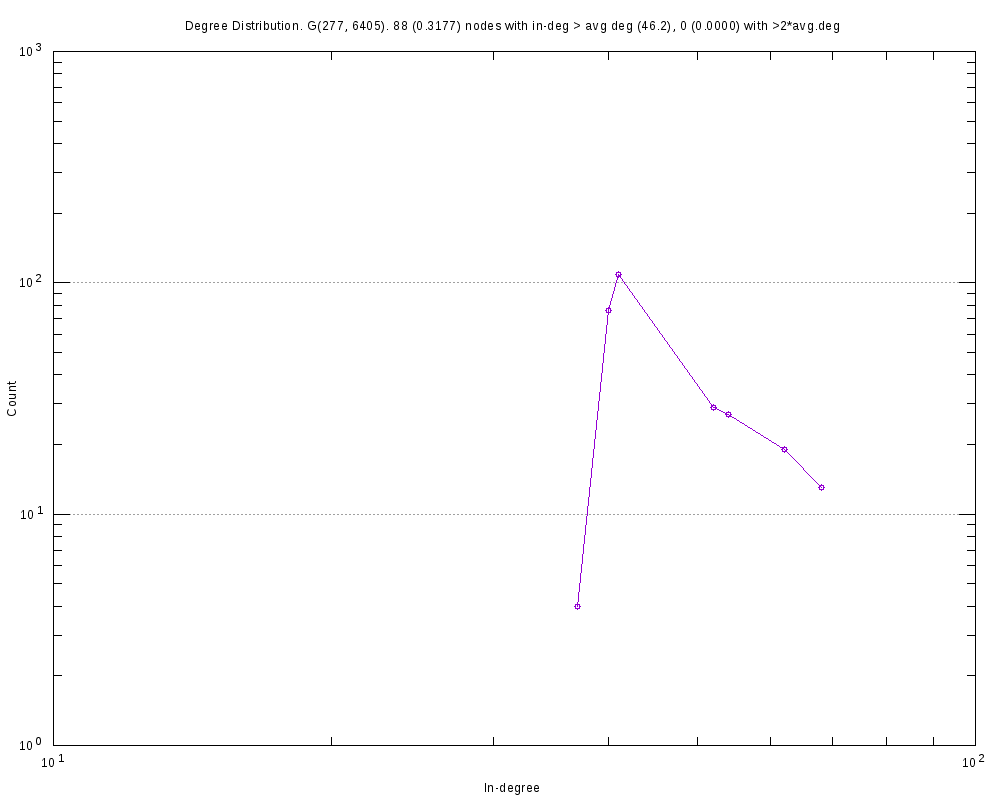

Generate this figure with gnuplot:
#
# Degree Distribution. G(277, 6405). 88 (0.3177) nodes with in-deg > avg deg (46.2), 0 (0.0000) with >2*avg.deg (Sat Apr 29 17:53:10 2017)
#

set title "Degree Distribution. G(277, 6405). 88 (0.3177) nodes with in-deg > avg deg (46.2), 0 (0.0000) with >2*avg.deg"
set key bottom right
set logscale xy 10
set format x "10^{%L}"
set mxtics 10
set format y "10^{%L}"
set mytics 10
set grid
set xlabel "In-degree"
set ylabel "Count"
set tics scale 2
set terminal png font arial 10 size 1000,800
set output 'inDeg.data_set_1_deg_distr.png'
plot 	"inDeg.data_set_1_deg_distr.tab" using 1:2 title "" with linespoints pt 6
